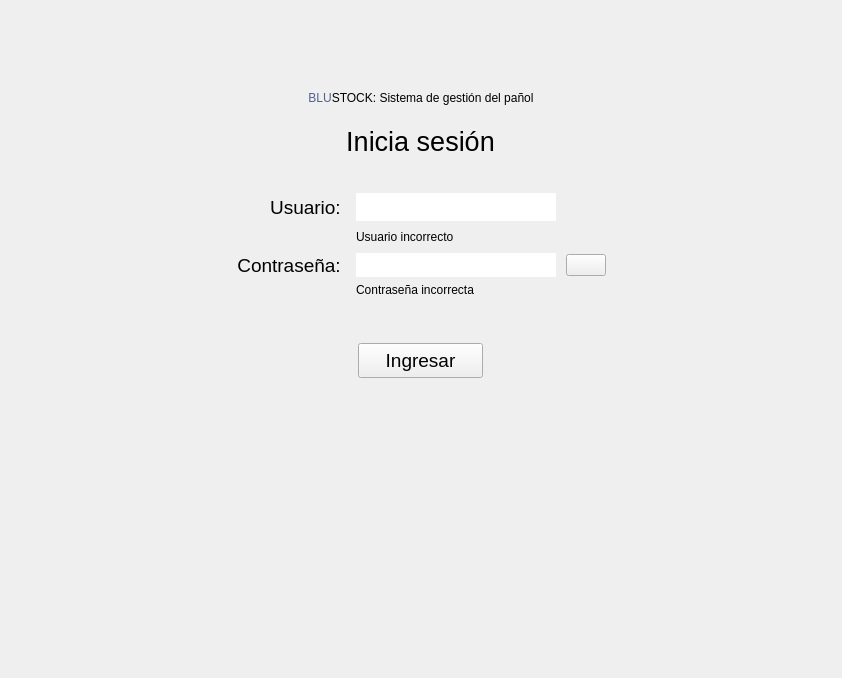
<?xml version="1.0" encoding="UTF-8"?>
<ui version="4.0">
 <class>Inicio</class>
 <widget class="QWidget" name="Inicio">
  <property name="geometry">
   <rect>
    <x>0</x>
    <y>0</y>
    <width>842</width>
    <height>678</height>
   </rect>
  </property>
  <property name="windowTitle">
   <string>Form</string>
  </property>
  <property name="styleSheet">
   <string notr="true"/>
  </property>
  <layout class="QVBoxLayout" name="verticalLayout" stretch="0,1,0,0,0,0,0,1,0">
   <item>
    <spacer name="verticalSpacer_5">
     <property name="orientation">
      <enum>Qt::Vertical</enum>
     </property>
     <property name="sizeType">
      <enum>QSizePolicy::Fixed</enum>
     </property>
     <property name="sizeHint" stdset="0">
      <size>
       <width>50</width>
       <height>80</height>
      </size>
     </property>
    </spacer>
   </item>
   <item alignment="Qt::AlignHCenter">
    <widget class="QLabel" name="label">
     <property name="sizePolicy">
      <sizepolicy hsizetype="MinimumExpanding" vsizetype="Fixed">
       <horstretch>0</horstretch>
       <verstretch>0</verstretch>
      </sizepolicy>
     </property>
     <property name="text">
      <string>&lt;html&gt;&lt;head/&gt;&lt;body&gt;&lt;p&gt;&lt;span style=&quot; color:#53618b;&quot;&gt;BLU&lt;/span&gt;&lt;span style=&quot; color:#000000;&quot;&gt;STOCK&lt;/span&gt;: Sistema de gestión del pañol&lt;/p&gt;&lt;/body&gt;&lt;/html&gt;</string>
     </property>
     <property name="textFormat">
      <enum>Qt::RichText</enum>
     </property>
     <property name="alignment">
      <set>Qt::AlignCenter</set>
     </property>
    </widget>
   </item>
   <item>
    <spacer name="verticalSpacer_3">
     <property name="orientation">
      <enum>Qt::Vertical</enum>
     </property>
     <property name="sizeType">
      <enum>QSizePolicy::Fixed</enum>
     </property>
     <property name="sizeHint" stdset="0">
      <size>
       <width>15</width>
       <height>15</height>
      </size>
     </property>
    </spacer>
   </item>
   <item alignment="Qt::AlignHCenter">
    <widget class="QLabel" name="label_2">
     <property name="sizePolicy">
      <sizepolicy hsizetype="Preferred" vsizetype="Fixed">
       <horstretch>0</horstretch>
       <verstretch>0</verstretch>
      </sizepolicy>
     </property>
     <property name="font">
      <font>
       <pointsize>20</pointsize>
       <weight>50</weight>
       <bold>false</bold>
      </font>
     </property>
     <property name="text">
      <string>Inicia sesión</string>
     </property>
     <property name="alignment">
      <set>Qt::AlignCenter</set>
     </property>
    </widget>
   </item>
   <item>
    <spacer name="verticalSpacer_2">
     <property name="orientation">
      <enum>Qt::Vertical</enum>
     </property>
     <property name="sizeType">
      <enum>QSizePolicy::Fixed</enum>
     </property>
     <property name="sizeHint" stdset="0">
      <size>
       <width>20</width>
       <height>30</height>
      </size>
     </property>
    </spacer>
   </item>
   <item>
    <layout class="QGridLayout" name="gridLayout_2" columnstretch="0,0,0,0,0,0,0">
     <property name="sizeConstraint">
      <enum>QLayout::SetDefaultConstraint</enum>
     </property>
     <property name="horizontalSpacing">
      <number>0</number>
     </property>
     <item row="2" column="4">
      <spacer name="horizontalSpacer_3">
       <property name="orientation">
        <enum>Qt::Horizontal</enum>
       </property>
       <property name="sizeType">
        <enum>QSizePolicy::Fixed</enum>
       </property>
       <property name="sizeHint" stdset="0">
        <size>
         <width>10</width>
         <height>20</height>
        </size>
       </property>
      </spacer>
     </item>
     <item row="1" column="0">
      <spacer name="horizontalSpacer">
       <property name="orientation">
        <enum>Qt::Horizontal</enum>
       </property>
       <property name="sizeHint" stdset="0">
        <size>
         <width>40</width>
         <height>20</height>
        </size>
       </property>
      </spacer>
     </item>
     <item row="1" column="3">
      <widget class="QLabel" name="usuarioState">
       <property name="enabled">
        <bool>true</bool>
       </property>
       <property name="sizePolicy">
        <sizepolicy hsizetype="Fixed" vsizetype="Fixed">
         <horstretch>0</horstretch>
         <verstretch>0</verstretch>
        </sizepolicy>
       </property>
       <property name="maximumSize">
        <size>
         <width>200</width>
         <height>200</height>
        </size>
       </property>
       <property name="acceptDrops">
        <bool>false</bool>
       </property>
       <property name="text">
        <string>Usuario incorrecto</string>
       </property>
      </widget>
     </item>
     <item row="2" column="3">
      <widget class="QLineEdit" name="passwordLineEdit">
       <property name="sizePolicy">
        <sizepolicy hsizetype="MinimumExpanding" vsizetype="Fixed">
         <horstretch>0</horstretch>
         <verstretch>0</verstretch>
        </sizepolicy>
       </property>
       <property name="maximumSize">
        <size>
         <width>200</width>
         <height>200</height>
        </size>
       </property>
       <property name="font">
        <font>
         <pointsize>11</pointsize>
        </font>
       </property>
       <property name="inputMethodHints">
        <set>Qt::ImhHiddenText|Qt::ImhNoAutoUppercase|Qt::ImhNoPredictiveText|Qt::ImhSensitiveData</set>
       </property>
       <property name="maxLength">
        <number>20</number>
       </property>
       <property name="frame">
        <bool>false</bool>
       </property>
       <property name="echoMode">
        <enum>QLineEdit::Password</enum>
       </property>
       <property name="alignment">
        <set>Qt::AlignCenter</set>
       </property>
       <property name="placeholderText">
        <string/>
       </property>
       <property name="clearButtonEnabled">
        <bool>true</bool>
       </property>
      </widget>
     </item>
     <item row="2" column="1" alignment="Qt::AlignRight">
      <widget class="QLabel" name="contraseALabel">
       <property name="sizePolicy">
        <sizepolicy hsizetype="MinimumExpanding" vsizetype="Fixed">
         <horstretch>0</horstretch>
         <verstretch>0</verstretch>
        </sizepolicy>
       </property>
       <property name="maximumSize">
        <size>
         <width>120</width>
         <height>2000</height>
        </size>
       </property>
       <property name="font">
        <font>
         <pointsize>14</pointsize>
        </font>
       </property>
       <property name="text">
        <string>Contraseña: </string>
       </property>
       <property name="alignment">
        <set>Qt::AlignRight|Qt::AlignTrailing|Qt::AlignVCenter</set>
       </property>
       <property name="indent">
        <number>0</number>
       </property>
      </widget>
     </item>
     <item row="0" column="1" alignment="Qt::AlignRight">
      <widget class="QLabel" name="usuariosLabel">
       <property name="enabled">
        <bool>true</bool>
       </property>
       <property name="sizePolicy">
        <sizepolicy hsizetype="Fixed" vsizetype="Fixed">
         <horstretch>0</horstretch>
         <verstretch>0</verstretch>
        </sizepolicy>
       </property>
       <property name="minimumSize">
        <size>
         <width>0</width>
         <height>0</height>
        </size>
       </property>
       <property name="maximumSize">
        <size>
         <width>100</width>
         <height>2000</height>
        </size>
       </property>
       <property name="sizeIncrement">
        <size>
         <width>0</width>
         <height>0</height>
        </size>
       </property>
       <property name="baseSize">
        <size>
         <width>0</width>
         <height>0</height>
        </size>
       </property>
       <property name="font">
        <font>
         <pointsize>14</pointsize>
        </font>
       </property>
       <property name="text">
        <string>Usuario: </string>
       </property>
       <property name="alignment">
        <set>Qt::AlignRight|Qt::AlignTrailing|Qt::AlignVCenter</set>
       </property>
       <property name="indent">
        <number>0</number>
       </property>
      </widget>
     </item>
     <item row="0" column="3">
      <widget class="QLineEdit" name="usuariosLineEdit">
       <property name="sizePolicy">
        <sizepolicy hsizetype="MinimumExpanding" vsizetype="Fixed">
         <horstretch>0</horstretch>
         <verstretch>0</verstretch>
        </sizepolicy>
       </property>
       <property name="maximumSize">
        <size>
         <width>200</width>
         <height>200</height>
        </size>
       </property>
       <property name="font">
        <font>
         <family>Oswald</family>
         <pointsize>11</pointsize>
         <weight>50</weight>
         <bold>false</bold>
         <stylestrategy>PreferDefault</stylestrategy>
        </font>
       </property>
       <property name="maxLength">
        <number>20</number>
       </property>
       <property name="frame">
        <bool>false</bool>
       </property>
       <property name="cursorPosition">
        <number>0</number>
       </property>
       <property name="alignment">
        <set>Qt::AlignCenter</set>
       </property>
       <property name="dragEnabled">
        <bool>false</bool>
       </property>
       <property name="placeholderText">
        <string/>
       </property>
      </widget>
     </item>
     <item row="3" column="3">
      <widget class="QLabel" name="passwordState">
       <property name="sizePolicy">
        <sizepolicy hsizetype="Fixed" vsizetype="Fixed">
         <horstretch>0</horstretch>
         <verstretch>0</verstretch>
        </sizepolicy>
       </property>
       <property name="maximumSize">
        <size>
         <width>200</width>
         <height>200</height>
        </size>
       </property>
       <property name="text">
        <string>Contraseña incorrecta</string>
       </property>
      </widget>
     </item>
     <item row="2" column="5">
      <widget class="QPushButton" name="showPass">
       <property name="cursor">
        <cursorShape>PointingHandCursor</cursorShape>
       </property>
       <property name="text">
        <string/>
       </property>
       <property name="checkable">
        <bool>true</bool>
       </property>
      </widget>
     </item>
     <item row="1" column="6">
      <spacer name="horizontalSpacer_2">
       <property name="orientation">
        <enum>Qt::Horizontal</enum>
       </property>
       <property name="sizeHint" stdset="0">
        <size>
         <width>40</width>
         <height>20</height>
        </size>
       </property>
      </spacer>
     </item>
     <item row="1" column="2">
      <spacer name="horizontalSpacer_4">
       <property name="orientation">
        <enum>Qt::Horizontal</enum>
       </property>
       <property name="sizeType">
        <enum>QSizePolicy::Fixed</enum>
       </property>
       <property name="sizeHint" stdset="0">
        <size>
         <width>10</width>
         <height>20</height>
        </size>
       </property>
      </spacer>
     </item>
    </layout>
   </item>
   <item>
    <spacer name="verticalSpacer_4">
     <property name="orientation">
      <enum>Qt::Vertical</enum>
     </property>
     <property name="sizeType">
      <enum>QSizePolicy::Fixed</enum>
     </property>
     <property name="sizeHint" stdset="0">
      <size>
       <width>20</width>
       <height>40</height>
      </size>
     </property>
    </spacer>
   </item>
   <item alignment="Qt::AlignHCenter">
    <widget class="QPushButton" name="Ingresar">
     <property name="sizePolicy">
      <sizepolicy hsizetype="Fixed" vsizetype="Fixed">
       <horstretch>50</horstretch>
       <verstretch>0</verstretch>
      </sizepolicy>
     </property>
     <property name="minimumSize">
      <size>
       <width>125</width>
       <height>35</height>
      </size>
     </property>
     <property name="font">
      <font>
       <pointsize>14</pointsize>
       <weight>50</weight>
       <bold>false</bold>
      </font>
     </property>
     <property name="text">
      <string>Ingresar</string>
     </property>
    </widget>
   </item>
   <item>
    <spacer name="verticalSpacer">
     <property name="orientation">
      <enum>Qt::Vertical</enum>
     </property>
     <property name="sizeHint" stdset="0">
      <size>
       <width>20</width>
       <height>40</height>
      </size>
     </property>
    </spacer>
   </item>
  </layout>
 </widget>
 <tabstops>
  <tabstop>usuariosLineEdit</tabstop>
  <tabstop>passwordLineEdit</tabstop>
  <tabstop>Ingresar</tabstop>
 </tabstops>
 <resources/>
 <connections/>
</ui>
